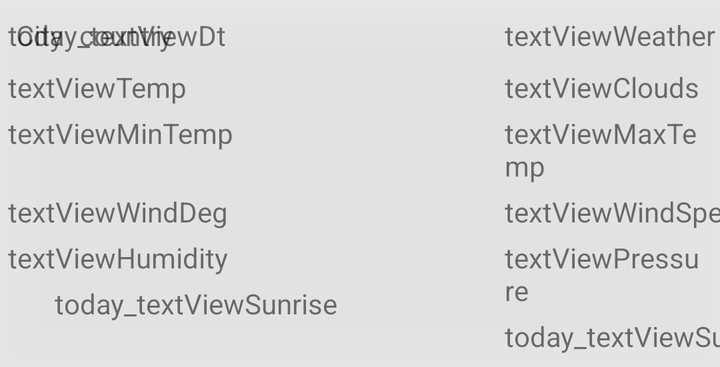
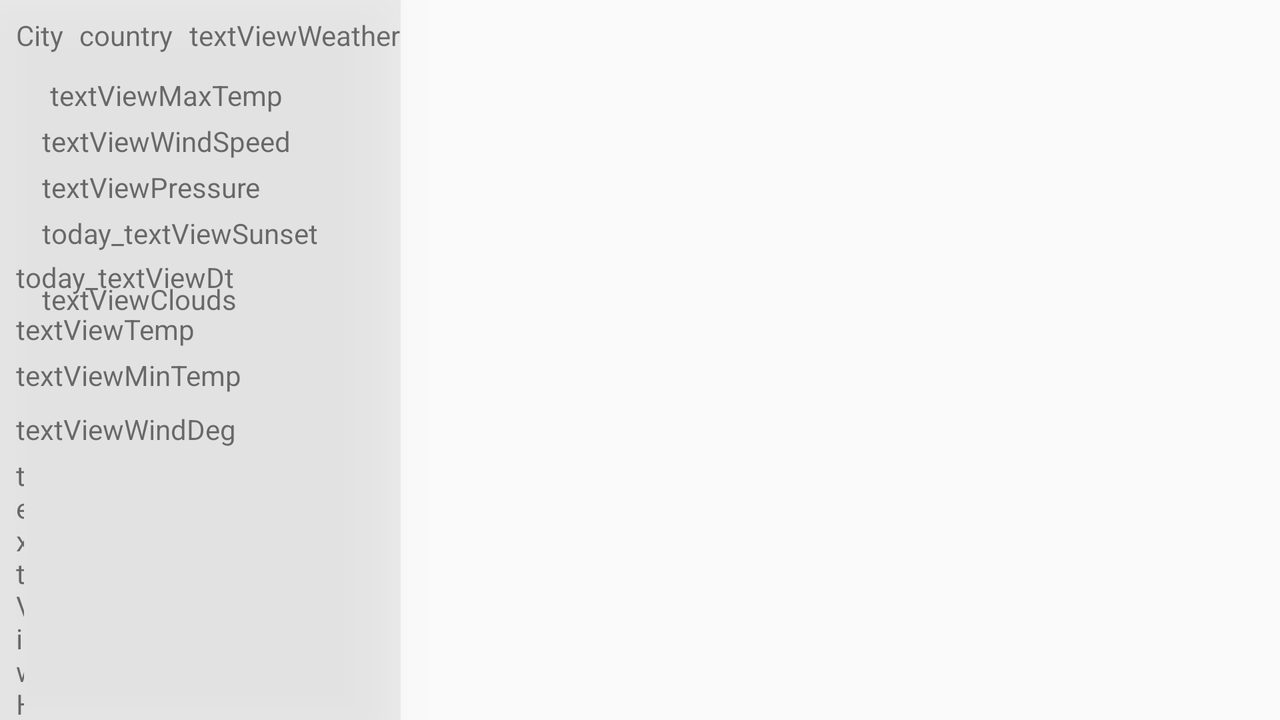

Two renders of one Android screen. The first uses the default layout on a phone; the second uses the alternative layout the repository ships for a different screen configuration, on a matching device. The two XML files are below.
<!-- AndroidManifest.xml: application theme AppTheme -->
<!-- res/layout/today_view.xml -->
<?xml version="1.0" encoding="utf-8"?>
<layout xmlns:app="http://schemas.android.com/apk/res-auto"
    xmlns:tools="http://schemas.android.com/tools"
    layout_height="match_parent"
    layout_width="match_parent">

    <android.support.constraint.ConstraintLayout xmlns:android="http://schemas.android.com/apk/res/android"
        android:layout_width="match_parent"
        android:elevation="@dimen/main_weather_elevation"
        android:background="@color/main_weather_background"
        android:layout_height="wrap_content">

        <ImageView
            android:id="@+id/today_imageView"
            android:layout_width="wrap_content"
            android:layout_height="wrap_content"
            android:layout_alignParentTop="true"
            android:layout_centerHorizontal="true"
            android:padding="2dp"
            android:scaleType="fitXY"
            android:src="@drawable/ic_launcher"
            app:layout_constraintStart_toStartOf="parent"
            app:layout_constraintTop_toBottomOf="@+id/today_textViewDt" />

        <TextView
            android:id="@+id/today_textViewTemp"
            android:layout_width="0dp"
            android:layout_height="wrap_content"
            android:layout_marginTop="8dp"
            android:text="textViewTemp"
            app:layout_constraintStart_toEndOf="@+id/space"
            app:layout_constraintTop_toTopOf="@+id/today_imageView" />

        <TextView
            android:id="@+id/today_textViewHumidity"
            android:layout_width="0dp"
            android:layout_height="wrap_content"
            android:layout_marginEnd="8dp"
            android:layout_marginRight="8dp"
            android:layout_marginTop="4dp"
            android:text="textViewHumidity"
            app:layout_constraintEnd_toStartOf="@+id/today_space2"
            app:layout_constraintHorizontal_bias="1.0"
            app:layout_constraintStart_toEndOf="@+id/space"
            app:layout_constraintTop_toBottomOf="@+id/today_textViewWindDeg" />

        <TextView
            android:id="@+id/today_textViewSunset"
            android:layout_width="wrap_content"
            android:layout_height="25dp"
            android:layout_marginTop="4dp"
            android:text="today_textViewSunset"
            app:layout_constraintStart_toEndOf="@+id/today_space2"
            app:layout_constraintTop_toBottomOf="@+id/today_textViewPressure" />

        <TextView
            android:id="@+id/today_textViewMinTemp"
            android:layout_width="0dp"
            android:layout_height="wrap_content"
            android:layout_marginTop="4dp"
            android:text="textViewMinTemp"
            app:layout_constraintStart_toEndOf="@+id/space"
            app:layout_constraintTop_toBottomOf="@+id/today_textViewTemp" />

        <TextView
            android:id="@+id/today_textViewClouds"
            android:layout_width="0dp"
            android:layout_height="wrap_content"
            android:text="textViewClouds"
            app:layout_constraintStart_toEndOf="@+id/today_space2"
            app:layout_constraintTop_toTopOf="@+id/today_textViewTemp" />

        <TextView
            android:id="@+id/today_textViewWindDeg"
            android:layout_width="0dp"
            android:layout_height="wrap_content"
            android:layout_marginTop="4dp"
            android:text="textViewWindDeg"
            app:layout_constraintStart_toEndOf="@+id/space"
            app:layout_constraintTop_toBottomOf="@+id/today_textViewMaxTemp" />

        <TextView
            android:id="@+id/today_textViewMaxTemp"
            android:layout_width="0dp"
            android:layout_height="wrap_content"
            android:layout_marginEnd="8dp"
            android:layout_marginRight="8dp"
            android:text="textViewMaxTemp"
            app:layout_constraintEnd_toEndOf="parent"
            app:layout_constraintStart_toEndOf="@+id/today_space2"
            app:layout_constraintTop_toTopOf="@+id/today_textViewMinTemp" />

        <TextView
            android:id="@+id/today_textViewWindSpeed"
            android:layout_width="0dp"
            android:layout_height="wrap_content"
            android:layout_marginTop="4dp"
            android:text="textViewWindSpeed"
            app:layout_constraintStart_toEndOf="@+id/today_space2"
            app:layout_constraintTop_toBottomOf="@+id/today_textViewMaxTemp" />

        <Space
            android:id="@+id/today_space2"
            android:layout_width="1dp"
            android:layout_height="0dp"
            android:layout_marginBottom="8dp"
            android:layout_marginLeft="232dp"
            android:layout_marginStart="232dp"
            android:layout_marginTop="8dp"
            app:layout_constraintBottom_toBottomOf="parent"
            app:layout_constraintEnd_toEndOf="parent"
            app:layout_constraintHorizontal_bias="0.152"
            app:layout_constraintStart_toStartOf="parent"
            app:layout_constraintTop_toTopOf="parent"
            app:layout_constraintVertical_bias="0.0" />

        <TextView
            android:id="@+id/today_textViewPressure"
            android:layout_width="0dp"
            android:layout_height="wrap_content"
            android:layout_marginEnd="8dp"
            android:layout_marginRight="8dp"
            android:layout_marginTop="4dp"
            android:text="textViewPressure"
            app:layout_constraintEnd_toEndOf="parent"
            app:layout_constraintStart_toEndOf="@+id/today_space2"
            app:layout_constraintTop_toBottomOf="@+id/today_textViewWindSpeed" />

        <TextView
            android:id="@+id/today_textViewWeather"
            android:layout_width="0dp"
            android:layout_height="22dp"
            android:layout_marginTop="8dp"
            android:text="textViewWeather"
            app:layout_constraintStart_toEndOf="@+id/today_space2"
            app:layout_constraintTop_toTopOf="parent" />

        <TextView
            android:id="@+id/today_textViewCity"
            android:layout_width="wrap_content"
            android:layout_height="wrap_content"
            android:layout_marginEnd="8dp"
            android:layout_marginLeft="8dp"
            android:layout_marginRight="8dp"
            android:layout_marginStart="8dp"
            android:layout_marginTop="8dp"
            android:text="City"
            app:layout_constraintEnd_toStartOf="@+id/imageView"
            app:layout_constraintStart_toStartOf="parent"
            app:layout_constraintTop_toTopOf="parent" />

        <TextView
            android:id="@+id/today_textViewDt"
            android:layout_width="0dp"
            android:layout_height="18dp"
            android:text="today_textViewDt"
            app:layout_constraintStart_toEndOf="@+id/space"
            app:layout_constraintTop_toTopOf="@+id/today_textViewCountry" />

        <TextView
            android:id="@+id/today_textViewSunrise"
            android:layout_width="wrap_content"
            android:layout_height="wrap_content"
            android:layout_marginEnd="8dp"
            android:layout_marginRight="8dp"
            android:layout_marginTop="4dp"
            android:text="today_textViewSunrise"
            app:layout_constraintEnd_toStartOf="@+id/today_space2"
            app:layout_constraintHorizontal_bias="0.24"
            app:layout_constraintStart_toEndOf="@+id/space"
            app:layout_constraintTop_toBottomOf="@+id/today_textViewHumidity" />

        <TextView
            android:id="@+id/today_textViewCountry"
            android:layout_width="wrap_content"
            android:layout_height="wrap_content"
            android:layout_marginLeft="8dp"
            android:layout_marginStart="8dp"
            android:text="country"
            app:layout_constraintStart_toEndOf="@+id/today_textViewCity"
            app:layout_constraintTop_toTopOf="@+id/today_textViewCity" />

        <Space
            android:id="@+id/space"
            android:layout_width="wrap_content"
            android:layout_height="0dp"
            android:layout_marginBottom="8dp"
            android:layout_marginTop="8dp"
            app:layout_constraintBottom_toBottomOf="parent"
            app:layout_constraintEnd_toStartOf="@+id/today_space2"
            app:layout_constraintHorizontal_bias="0.0"
            app:layout_constraintStart_toEndOf="@+id/today_imageView"
            app:layout_constraintTop_toTopOf="parent"
            app:layout_constraintVertical_bias="0.0" />
    </android.support.constraint.ConstraintLayout>
</layout>
<!-- resources referenced by this layout -->
<resources>
  <color name="main_weather_background">#31aba7a7</color>
  <dimen name="main_weather_elevation">16dp</dimen>
  <style name="AppTheme" parent="Theme.AppCompat.Light.NoActionBar">
          
          <item name="colorPrimary">@color/colorPrimary</item>
          <item name="colorPrimaryDark">@color/colorPrimaryDark</item>
          <item name="colorAccent">@color/colorAccent</item>
          <item name="android:windowTranslucentStatus">true</item>
      </style>
  <color name="colorPrimary">#3F51B5</color>
  <color name="colorPrimaryDark">#303F9F</color>
  <color name="colorAccent">#FF4081</color>
</resources>
<!-- res/layout-land/today_view.xml (the repository's variant of the layout above) -->
<!-- drawn on the phone turned sideways -->
<?xml version="1.0" encoding="utf-8"?>
<layout xmlns:app="http://schemas.android.com/apk/res-auto"
    xmlns:tools="http://schemas.android.com/tools"
    layout_height="match_parent"
    layout_width="match_parent">

    <android.support.constraint.ConstraintLayout xmlns:android="http://schemas.android.com/apk/res/android"
        android:layout_width="wrap_content"
        android:layout_height="wrap_content"
        android:background="@color/main_weather_background"
        android:elevation="@dimen/main_weather_elevation">

        <ImageView
            android:id="@+id/today_imageView"
            android:layout_width="wrap_content"
            android:layout_height="102dp"
            android:layout_alignParentTop="true"
            android:layout_centerHorizontal="true"
            android:layout_marginLeft="8dp"
            android:layout_marginStart="8dp"
            android:padding="2dp"
            android:scaleType="fitXY"
            android:src="@drawable/ic_launcher"
            app:layout_constraintStart_toStartOf="parent"
            app:layout_constraintTop_toBottomOf="@+id/today_textViewCountry" />

        <TextView
            android:id="@+id/today_textViewTemp"
            android:layout_width="0dp"
            android:layout_height="wrap_content"
            android:layout_marginTop="8dp"
            android:text="textViewTemp"
            app:layout_constraintStart_toEndOf="@+id/space"
            app:layout_constraintTop_toBottomOf="@+id/today_textViewDt" />

        <TextView
            android:id="@+id/today_textViewHumidity"
            android:layout_width="0dp"
            android:layout_height="wrap_content"
            android:layout_marginEnd="8dp"
            android:layout_marginRight="8dp"
            android:layout_marginTop="4dp"
            android:text="textViewHumidity"
            app:layout_constraintEnd_toStartOf="@+id/today_space2"
            app:layout_constraintHorizontal_bias="1.0"
            app:layout_constraintStart_toEndOf="@+id/space"
            app:layout_constraintTop_toBottomOf="@+id/today_textViewWindDeg" />

        <TextView
            android:id="@+id/today_textViewSunset"
            android:layout_width="wrap_content"
            android:layout_height="25dp"
            android:layout_marginTop="4dp"
            android:text="today_textViewSunset"
            app:layout_constraintStart_toEndOf="@+id/today_space2"
            app:layout_constraintTop_toBottomOf="@+id/today_textViewPressure" />

        <TextView
            android:id="@+id/today_textViewMinTemp"
            android:layout_width="0dp"
            android:layout_height="wrap_content"
            android:layout_marginTop="4dp"
            android:text="textViewMinTemp"
            app:layout_constraintStart_toEndOf="@+id/space"
            app:layout_constraintTop_toBottomOf="@+id/today_textViewTemp" />

        <TextView
            android:id="@+id/today_textViewClouds"
            android:layout_width="0dp"
            android:layout_height="wrap_content"
            android:layout_marginTop="8dp"
            android:text="textViewClouds"
            app:layout_constraintStart_toEndOf="@+id/today_space2"
            app:layout_constraintTop_toBottomOf="@+id/today_textViewSunset" />

        <TextView
            android:id="@+id/today_textViewWindDeg"
            android:layout_width="0dp"
            android:layout_height="wrap_content"
            android:layout_marginTop="8dp"
            android:text="textViewWindDeg"
            app:layout_constraintStart_toEndOf="@+id/space"
            app:layout_constraintTop_toBottomOf="@+id/today_textViewMinTemp" />

        <TextView
            android:id="@+id/today_textViewMaxTemp"
            android:layout_width="wrap_content"
            android:layout_height="wrap_content"
            android:layout_marginLeft="4dp"
            android:layout_marginStart="4dp"
            android:layout_marginTop="8dp"
            android:text="textViewMaxTemp"
            app:layout_constraintStart_toEndOf="@+id/today_space2"
            app:layout_constraintTop_toBottomOf="@+id/today_textViewWeather" />

        <TextView
            android:id="@+id/today_textViewWindSpeed"
            android:layout_width="0dp"
            android:layout_height="wrap_content"
            android:layout_marginTop="4dp"
            android:text="textViewWindSpeed"
            app:layout_constraintStart_toEndOf="@+id/today_space2"
            app:layout_constraintTop_toBottomOf="@+id/today_textViewMaxTemp" />

        <Space
            android:id="@+id/today_space2"
            android:layout_width="1dp"
            android:layout_height="0dp"
            android:layout_marginBottom="8dp"
            android:layout_marginLeft="8dp"
            android:layout_marginStart="8dp"
            android:layout_marginTop="8dp"
            app:layout_constraintBottom_toBottomOf="parent"
            app:layout_constraintStart_toEndOf="@+id/today_imageView"
            app:layout_constraintTop_toTopOf="parent"
            app:layout_constraintVertical_bias="0.0" />

        <TextView
            android:id="@+id/today_textViewPressure"
            android:layout_width="0dp"
            android:layout_height="wrap_content"
            android:layout_marginTop="4dp"
            android:text="textViewPressure"
            app:layout_constraintStart_toEndOf="@+id/today_space2"
            app:layout_constraintTop_toBottomOf="@+id/today_textViewWindSpeed" />

        <TextView
            android:id="@+id/today_textViewWeather"
            android:layout_width="0dp"
            android:layout_height="22dp"
            android:layout_marginLeft="8dp"
            android:layout_marginStart="8dp"
            android:layout_marginTop="8dp"
            android:text="textViewWeather"
            app:layout_constraintStart_toEndOf="@+id/today_textViewCountry"
            app:layout_constraintTop_toTopOf="parent" />

        <TextView
            android:id="@+id/today_textViewCity"
            android:layout_width="wrap_content"
            android:layout_height="wrap_content"
            android:layout_marginEnd="8dp"
            android:layout_marginLeft="8dp"
            android:layout_marginRight="8dp"
            android:layout_marginStart="8dp"
            android:layout_marginTop="8dp"
            android:text="City"
            app:layout_constraintEnd_toStartOf="@+id/imageView"
            app:layout_constraintStart_toStartOf="parent"
            app:layout_constraintTop_toTopOf="parent" />

        <TextView
            android:id="@+id/today_textViewDt"
            android:layout_width="0dp"
            android:layout_height="18dp"
            android:text="today_textViewDt"
            app:layout_constraintStart_toEndOf="@+id/space"
            app:layout_constraintTop_toBottomOf="@+id/today_imageView" />

        <TextView
            android:id="@+id/today_textViewSunrise"
            android:layout_width="wrap_content"
            android:layout_height="wrap_content"
            android:layout_marginEnd="8dp"
            android:layout_marginRight="8dp"
            android:layout_marginTop="4dp"
            android:text="today_textViewSunrise"
            app:layout_constraintEnd_toStartOf="@+id/today_space2"
            app:layout_constraintHorizontal_bias="0.24"
            app:layout_constraintStart_toEndOf="@+id/space"
            app:layout_constraintTop_toBottomOf="@+id/today_textViewHumidity" />

        <TextView
            android:id="@+id/today_textViewCountry"
            android:layout_width="wrap_content"
            android:layout_height="wrap_content"
            android:layout_marginLeft="8dp"
            android:layout_marginStart="8dp"
            android:text="country"
            app:layout_constraintStart_toEndOf="@+id/today_textViewCity"
            app:layout_constraintTop_toTopOf="@+id/today_textViewCity" />

        <Space
            android:id="@+id/space"
            android:layout_width="wrap_content"
            android:layout_height="0dp"
            android:layout_marginBottom="8dp"
            android:layout_marginLeft="8dp"
            android:layout_marginStart="8dp"
            android:layout_marginTop="8dp"
            app:layout_constraintBottom_toBottomOf="parent"
            app:layout_constraintEnd_toStartOf="@+id/today_space2"
            app:layout_constraintHorizontal_bias="0.0"
            app:layout_constraintStart_toStartOf="parent"
            app:layout_constraintTop_toTopOf="parent"
            app:layout_constraintVertical_bias="0.0" />
    </android.support.constraint.ConstraintLayout>
</layout>
